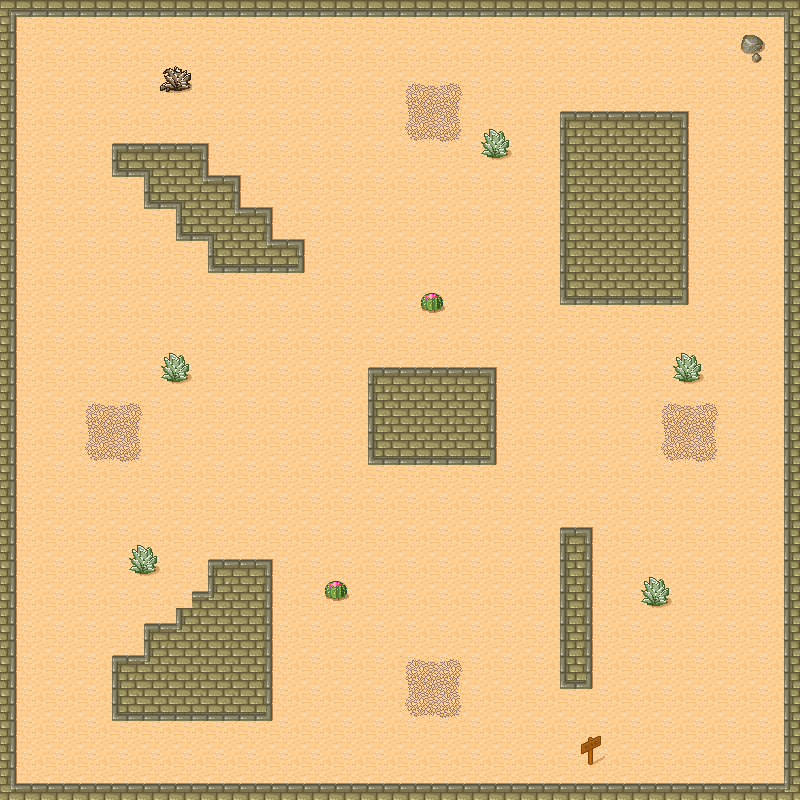

Tiled map render using the project's own tile images. Description and the map definition, with tile-layer contents summarised, below:
An orthogonal 25x25 tile map with 32x32 px tiles, 5 tile layers (Ground, OuterWall, Obstacles, Foliage, ...) and 16 objects (Coll1, Coll2, Coll3, Coll6, Coll7, ...).

<map version="1.2" tiledversion="1.2.1" orientation="orthogonal" renderorder="right-down" width="25" height="25" tilewidth="32" tileheight="32" infinite="0" nextlayerid="7" nextobjectid="16">
 <tileset firstgid="1" source="desertmap.tsx" />
 <layer id="1" name="Ground" width="25" height="25" visible="1">
  <data>[625 cells, 625 non-empty, 1 distinct tile ids]</data>
 </layer>
 <layer id="2" name="OuterWall" width="25" height="25">
  <data>[625 cells, 96 non-empty, 8 distinct tile ids]</data>
 </layer>
 <layer id="3" name="Obstacles" width="25" height="25" visible="1">
  <data>[625 cells, 120 non-empty, 13 distinct tile ids]</data>
 </layer>
 <layer id="4" name="Foliage" width="25" height="25" visible="1" opacity="0.9">
  <data>[625 cells, 10 non-empty, 5 distinct tile ids]</data>
 </layer>
 <layer id="5" name="Road" width="25" height="25" visible="1" opacity="0.97">
  <data>[625 cells, 36 non-empty, 9 distinct tile ids]</data>
 </layer>
<objectgroup id="6" name="Collidables">
  <object id="4" name="Coll1" x="560" y="112" width="128" height="192" />
  <object id="5" name="Coll2" x="368" y="368" width="124" height="96" />
  <object id="6" name="Coll3" x="560" y="528" width="30" height="162" />
  <object id="12" name="Coll6" x="0" y="13" width="16" height="770.75" />
  <object id="13" name="Coll7" x="784.25" y="16.5" width="15.25" height="767.5" />
  <object id="14" name="Coll8" x="-0.25" y="0" width="800.25" height="16" />
  <object id="15" name="Coll9" x="0" y="782.667" width="801.333" height="18.6667" />
  <object id="17" x="113.333" y="142.667" width="94.6667" height="36" />
  <object id="20" x="144.667" y="178" width="94.6667" height="36" />
  <object id="21" x="178" y="207.333" width="94.6667" height="36" />
  <object id="22" x="208.667" y="238" width="94.6667" height="36" />
  <object id="23" x="112" y="654.667" width="157.333" height="65.3333" />
  <object id="24" x="208" y="558.667" width="62.6667" height="92" />
  <object id="25" x="144" y="622.667" width="65.3333" height="30.6667" />
  <object id="26" x="176" y="608" width="33.3333" height="14.6667" />
  <object id="27" x="192" y="592" width="16" height="16" />
 </objectgroup>
</map>
